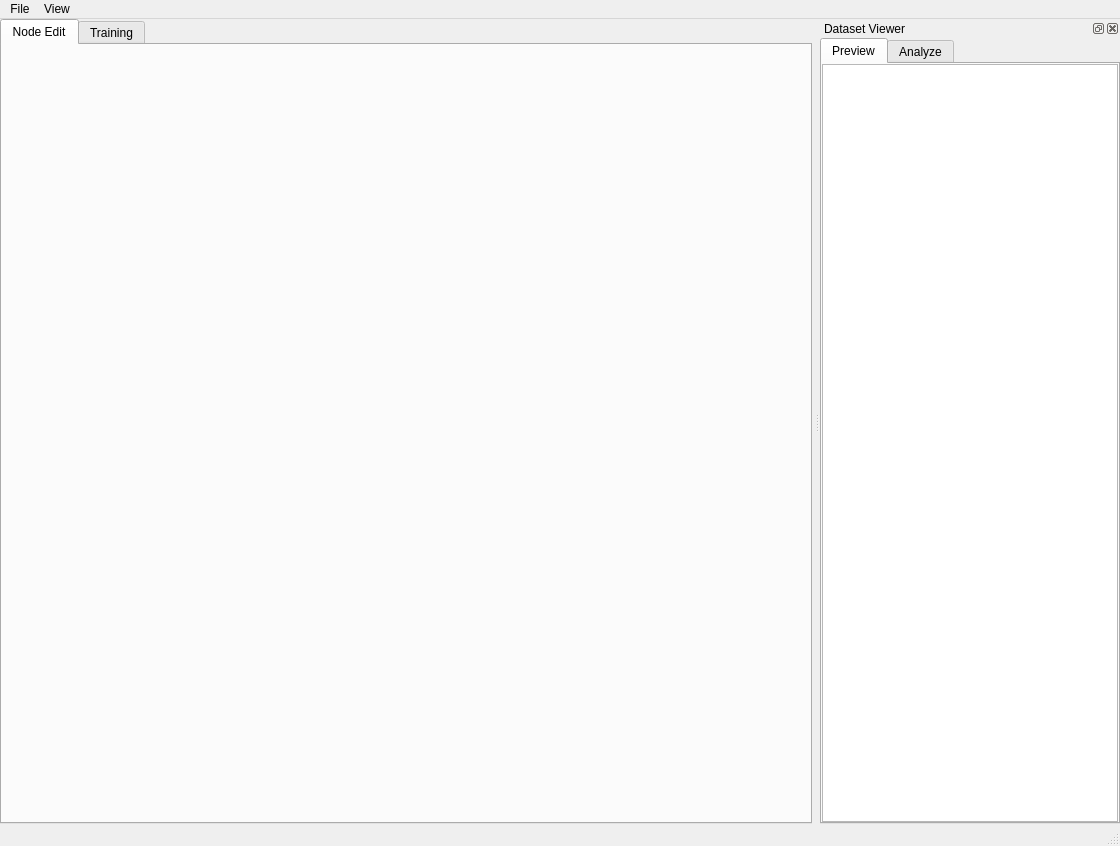
<?xml version="1.0" encoding="UTF-8"?>
<ui version="4.0">
 <class>MainWindow</class>
 <widget class="QMainWindow" name="MainWindow">
  <property name="geometry">
   <rect>
    <x>0</x>
    <y>0</y>
    <width>1120</width>
    <height>846</height>
   </rect>
  </property>
  <property name="windowTitle">
   <string>Weave</string>
  </property>
  <property name="windowIcon">
   <iconset>
    <normaloff>assets/weave-icon.png</normaloff>assets/weave-icon.png</iconset>
  </property>
  <widget class="QWidget" name="centralwidget">
   <layout class="QVBoxLayout" name="verticalLayout">
    <property name="leftMargin">
     <number>0</number>
    </property>
    <property name="topMargin">
     <number>0</number>
    </property>
    <property name="rightMargin">
     <number>2</number>
    </property>
    <property name="bottomMargin">
     <number>0</number>
    </property>
    <item>
     <widget class="QTabWidget" name="tabWidget">
      <property name="currentIndex">
       <number>0</number>
      </property>
      <widget class="QWidget" name="nodeEditTab">
       <attribute name="title">
        <string>Node Edit</string>
       </attribute>
       <layout class="QVBoxLayout" name="verticalLayout_3">
        <property name="leftMargin">
         <number>0</number>
        </property>
        <property name="topMargin">
         <number>0</number>
        </property>
        <property name="rightMargin">
         <number>0</number>
        </property>
        <property name="bottomMargin">
         <number>0</number>
        </property>
       </layout>
      </widget>
      <widget class="QWidget" name="trainingTab">
       <attribute name="title">
        <string>Training</string>
       </attribute>
       <layout class="QVBoxLayout" name="verticalLayout_2">
        <property name="leftMargin">
         <number>0</number>
        </property>
        <property name="topMargin">
         <number>0</number>
        </property>
        <property name="rightMargin">
         <number>0</number>
        </property>
        <property name="bottomMargin">
         <number>0</number>
        </property>
       </layout>
      </widget>
     </widget>
    </item>
   </layout>
  </widget>
  <widget class="QMenuBar" name="menubar">
   <property name="geometry">
    <rect>
     <x>0</x>
     <y>0</y>
     <width>1120</width>
     <height>30</height>
    </rect>
   </property>
   <widget class="QMenu" name="menuFile">
    <property name="title">
     <string>File</string>
    </property>
    <addaction name="actionNew"/>
    <addaction name="actionOpen"/>
    <addaction name="separator"/>
    <addaction name="actionSave"/>
    <addaction name="actionSave_as"/>
   </widget>
   <widget class="QMenu" name="menuView">
    <property name="title">
     <string>View</string>
    </property>
   </widget>
   <addaction name="menuFile"/>
   <addaction name="menuView"/>
  </widget>
  <widget class="QStatusBar" name="statusbar"/>
  <widget class="QDockWidget" name="datasetDock">
   <property name="minimumSize">
    <size>
     <width>300</width>
     <height>171</height>
    </size>
   </property>
   <property name="windowIcon">
    <iconset>
     <normaloff>assets/weave-icon.png</normaloff>assets/weave-icon.png</iconset>
   </property>
   <property name="windowTitle">
    <string>Dataset Viewer</string>
   </property>
   <attribute name="dockWidgetArea">
    <number>2</number>
   </attribute>
   <widget class="QWidget" name="datasetWidget">
    <layout class="QVBoxLayout" name="verticalLayout_4">
     <property name="leftMargin">
      <number>0</number>
     </property>
     <property name="topMargin">
      <number>0</number>
     </property>
     <property name="rightMargin">
      <number>0</number>
     </property>
     <property name="bottomMargin">
      <number>0</number>
     </property>
     <item>
      <widget class="QTabWidget" name="tabWidget_2">
       <property name="currentIndex">
        <number>0</number>
       </property>
       <widget class="QWidget" name="datasetPreview">
        <attribute name="title">
         <string>Preview</string>
        </attribute>
        <layout class="QVBoxLayout" name="verticalLayout_5">
         <property name="leftMargin">
          <number>0</number>
         </property>
         <property name="topMargin">
          <number>0</number>
         </property>
         <property name="rightMargin">
          <number>0</number>
         </property>
         <property name="bottomMargin">
          <number>0</number>
         </property>
         <item>
          <widget class="QTableWidget" name="tableWidget">
           <property name="sortingEnabled">
            <bool>true</bool>
           </property>
          </widget>
         </item>
        </layout>
       </widget>
       <widget class="QWidget" name="datasetAnalyze">
        <attribute name="title">
         <string>Analyze</string>
        </attribute>
        <layout class="QVBoxLayout" name="verticalLayout_6">
         <property name="leftMargin">
          <number>0</number>
         </property>
         <property name="topMargin">
          <number>0</number>
         </property>
         <property name="rightMargin">
          <number>0</number>
         </property>
         <property name="bottomMargin">
          <number>0</number>
         </property>
         <item>
          <widget class="QTextBrowser" name="datasetAnalysis">
           <property name="html">
            <string>&lt;!DOCTYPE HTML PUBLIC &quot;-//W3C//DTD HTML 4.0//EN&quot; &quot;http://www.w3.org/TR/REC-html40/strict.dtd&quot;&gt;
&lt;html&gt;&lt;head&gt;&lt;meta name=&quot;qrichtext&quot; content=&quot;1&quot; /&gt;&lt;meta charset=&quot;utf-8&quot; /&gt;&lt;style type=&quot;text/css&quot;&gt;
p, li { white-space: pre-wrap; }
hr { height: 1px; border-width: 0; }
li.unchecked::marker { content: &quot;\2610&quot;; }
li.checked::marker { content: &quot;\2612&quot;; }
&lt;/style&gt;&lt;/head&gt;&lt;body style=&quot; font-family:'Noto Sans'; font-size:10pt; font-weight:400; font-style:normal;&quot;&gt;
&lt;p style=&quot;-qt-paragraph-type:empty; margin-top:0px; margin-bottom:0px; margin-left:0px; margin-right:0px; -qt-block-indent:0; text-indent:0px;&quot;&gt;&lt;br /&gt;&lt;/p&gt;&lt;/body&gt;&lt;/html&gt;</string>
           </property>
          </widget>
         </item>
        </layout>
       </widget>
      </widget>
     </item>
    </layout>
   </widget>
  </widget>
  <action name="actionOpen">
   <property name="text">
    <string>Open</string>
   </property>
  </action>
  <action name="actionSave">
   <property name="text">
    <string>Save</string>
   </property>
  </action>
  <action name="actionDataset_Viewer">
   <property name="checkable">
    <bool>true</bool>
   </property>
   <property name="text">
    <string>Dataset Viewer</string>
   </property>
  </action>
  <action name="actionTraining_Process">
   <property name="checkable">
    <bool>true</bool>
   </property>
   <property name="text">
    <string>Training Process</string>
   </property>
  </action>
  <action name="actionSave_Model">
   <property name="text">
    <string>Save Model</string>
   </property>
  </action>
  <action name="actionNew">
   <property name="text">
    <string>New</string>
   </property>
  </action>
  <action name="actionSave_as">
   <property name="text">
    <string>Save as...</string>
   </property>
  </action>
 </widget>
 <resources/>
 <connections/>
</ui>
